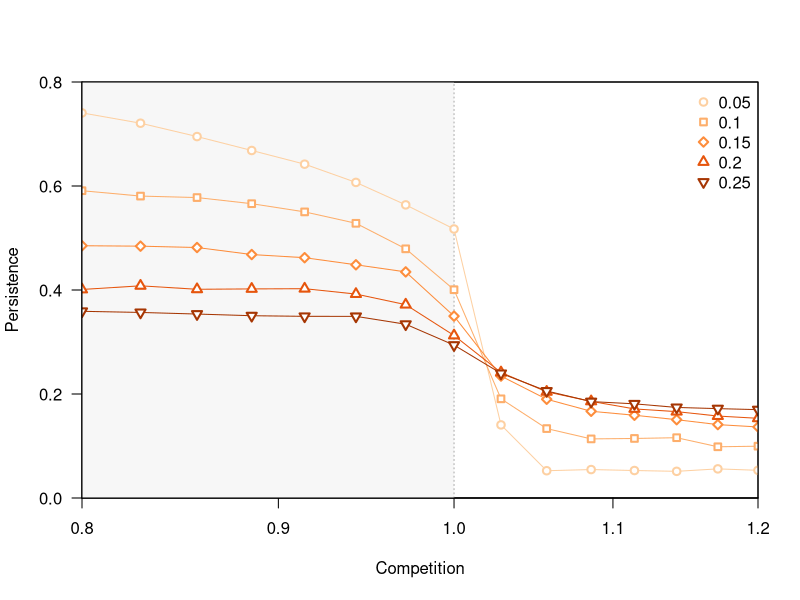

Write the R code that produced this figure.
d <- read.table("./figures/sm3.dat", h=T)
d <- aggregate(d, by=list(d$competition, d$connectance), mean)


library(RColorBrewer)

pdf("figures/connectance.pdf", height=5)

palette(brewer.pal(6, "Oranges")[-1])

plot(0, pch=NA, xlim=c(0.8, 1.2), ylim=c(0,0.8),
      xlab = "Competition", ylab = "Persistence",
      las = 1, log='x', xaxs='i', yaxs='i')

rect(0.8, 0, 1.0, 0.8, col=rgb(0.97, 0.97, 0.97), border=NA)
abline(v=1, col='darkgrey', lty=3)


i <- 1
for(co in unique(d$connectance)) {
  x <- subset(d, connectance ==  co)
  cex = 1.0
  if (i == 1) cex <- 1
  lines(richness~competition, x, col = i, type='l', pch=NA, lwd=1)
  lines(richness~competition, x, col = i, type='p', pch=20+i, lwd=2, bg='white', cex=cex)
  i <- i + 1
}

box()

legend("topright",
      legend=c(unique(d$connectance)),
      col = c(1:5),
      pch = 20 + c(1:5),
      pt.cex = c(1.0, rep(1, 4)),
      pt.lwd = 2,
      bty='n')

dev.off()
